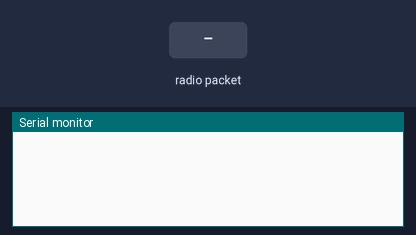
A sketch run on a simulated Arduino Uno, built with avr-gcc and run on an emulated ATmega328P. On the bench: the last lines printed to the serial monitor. Inputs (shaded band) come from the test bench. No radio packets arrive unless stated.

Above: at 1.2 s.
1.3 s: radio packet "1" arrives
At 3.5 s:
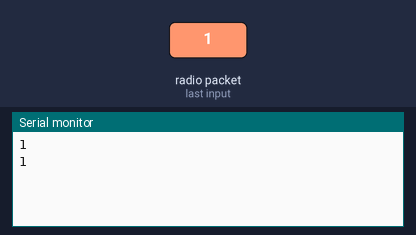
3.8 s: radio packet "0" arrives
At 5.2 s:
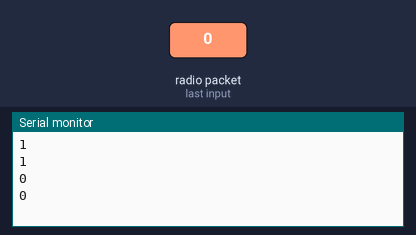
5.3 s: radio packet "2" arrives
At 7.7 s:
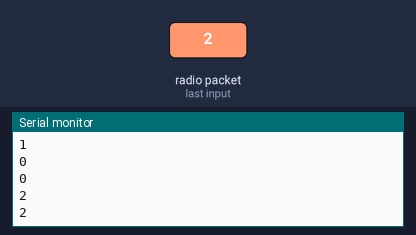
Timing chart, 0 to 9.2 s (numbered marks = the images above; inputs shaded):
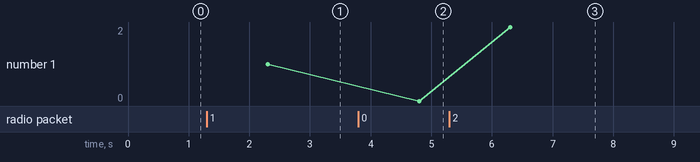

Measured:
- after the input at 1.3 s, the serial monitor: prints a new line after 1.0 s (image 1)
- after the input at 3.8 s, the serial monitor: prints a new line after 1.0 s (image 2)
- after the input at 5.3 s, the serial monitor: prints a new line after 1.0 s (image 3)
- plotted number 1: 1 → 0 after the input at 3.8 s, 0 → 2 after the input at 5.3 s

The sketch:

lora_gateway.ino
```cpp
//Import all library needed
#include <LoRa.h>
#include <SPI.h>

//Define all the pin used
#define ss 5
#define rst 14
#define dio0 2

//Declare all the variable
String LoRaData;
String loRaMessage;
String senseValue;
String readingID;
String nodeID;


void setup(){
  Serial.begin(115200); //Baudrate
  //Serial.println("LoRa Receiver");
  LoRa.setPins(ss, rst, dio0);
  while (!LoRa.begin(433E6)){ //Start LoRa communication Interface
      //Serial.println(".");
      delay(500);
    }
  LoRa.setSyncWord(0xA5);
  //Serial.println("LoRa is initialized!");
}

void loop(){
  int packetSize = LoRa.parsePacket(); //Parse the packet
  if (packetSize)
  {
    //Serial.println("Received packet");
    while (LoRa.available())
    {
      LoRaData = LoRa.readString();  //Read the LoRa data
      Serial.println(LoRaData); //Print in the serial

      nodeID = LoRaData.substring(0,1);
      int pos1 = LoRaData.indexOf('/');
      readingID = LoRaData.substring(1, pos1);
      senseValue = LoRaData.substring(pos1 +1, LoRaData.length());
      Serial.println(String(readingID) + String(senseValue));
    }
    //Serial.print(" with LoRa RSSI= ");
    //Serial.print(LoRa.packetRssi());
  }
}
```
